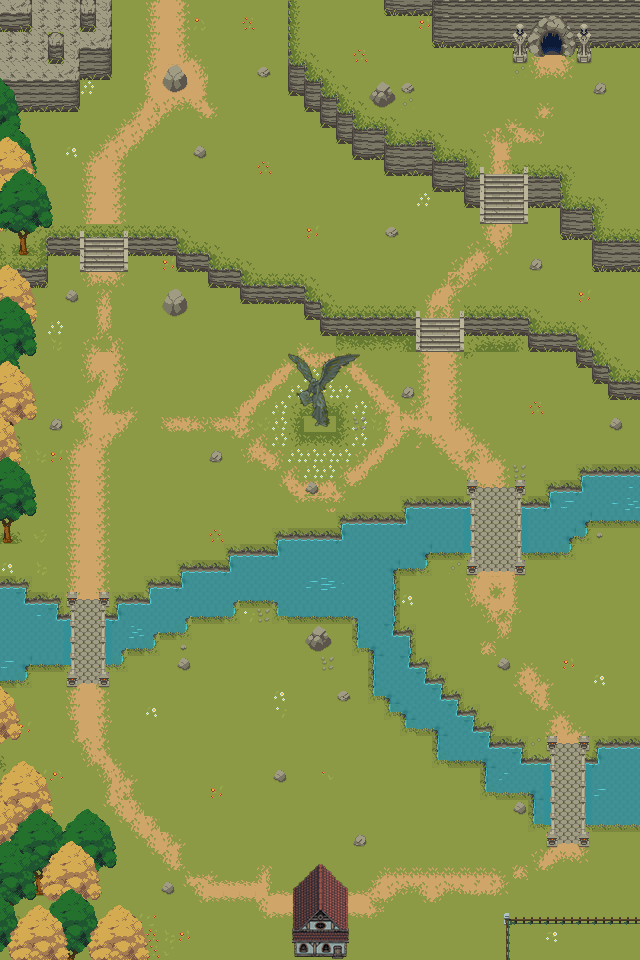

A 2D game scene composited from a Tiled map and its tileset images. What follows is a short description and the map's XML, with each tile layer's data collapsed to a summary:
An orthogonal 40x60 tile map with 16x16 px tiles, 22 tile layers (base, WaterUnderBridge, Water, object, ...), 2 hidden layers not drawn and 140 objects.

<map version="1.10" tiledversion="1.10.1" orientation="orthogonal" renderorder="left-up" width="40" height="60" tilewidth="16" tileheight="16" infinite="0" nextlayerid="66" nextobjectid="249">
 <editorsettings>
  <export target="GT101 Project map..tmx" format="tmx" />
 </editorsettings>
 <tileset firstgid="1" source="../tsx/tileset test.tsx" />
 <group id="43" name="map layout">
  <layer id="53" name="base" width="40" height="60">
   <properties>
    <property name="cost" type="int" value="1" />
   </properties>
   <data>[2400 cells, 2400 non-empty, 104 distinct tile ids]</data>
  </layer>
  <layer id="54" name="WaterUnderBridge" width="40" height="60">
   <properties>
    <property name="cost" type="int" value="10" />
   </properties>
   <data>[2400 cells, 26 non-empty, 3 distinct tile ids]</data>
  </layer>
  <layer id="55" name="Water" width="40" height="60" opacity="0.89">
   <properties>
    <property name="cost" type="int" value="5" />
   </properties>
   <data>[2400 cells, 245 non-empty, 22 distinct tile ids]</data>
  </layer>
  <layer id="14" name="object" width="40" height="60">
   <properties>
    <property name="cost" type="int" value="10" />
   </properties>
   <data>[2400 cells, 6 non-empty, 1 distinct tile ids]</data>
  </layer>
  <layer id="50" name="fence" width="40" height="60">
   <properties>
    <property name="cost" type="int" value="100" />
   </properties>
   <data>[2400 cells, 11 non-empty, 3 distinct tile ids]</data>
  </layer>
  <layer id="56" name="bridge" width="40" height="60">
   <properties>
    <property name="cost" type="int" value="0" />
   </properties>
   <data>[2400 cells, 63 non-empty, 9 distinct tile ids]</data>
  </layer>
  <layer id="42" name="bridge decorate" width="40" height="60">
   <properties>
    <property name="cost" type="int" value="10" />
   </properties>
   <data>[2400 cells, 6 non-empty, 1 distinct tile ids]</data>
  </layer>
  <layer id="57" name="higher level" width="40" height="60">
   <properties>
    <property name="cost" type="int" value="10" />
   </properties>
   <data>[2400 cells, 76 non-empty, 9 distinct tile ids]</data>
  </layer>
  <layer id="58" name="background tiles" width="40" height="60">
   <properties>
    <property name="cost" type="int" value="100" />
   </properties>
   <data>[2400 cells, 267 non-empty, 28 distinct tile ids]</data>
  </layer>
  <layer id="59" name="stairs" width="40" height="60">
   <properties>
    <property name="cost" type="int" value="0" />
   </properties>
   <data>[2400 cells, 30 non-empty, 9 distinct tile ids]</data>
  </layer>
  <layer id="60" name="rocks" width="40" height="60">
   <properties>
    <property name="cost" type="int" value="10" />
   </properties>
   <data>[2400 cells, 46 non-empty, 14 distinct tile ids]</data>
  </layer>
  <group id="31" name="Background objects">
   <layer id="61" name="cave" width="40" height="60">
    <properties>
     <property name="cost" type="int" value="0" />
    </properties>
    <data>[2400 cells, 13 non-empty, 11 distinct tile ids]</data>
   </layer>
   <group id="24" name="Trees">
    <layer id="17" name="Trees" width="40" height="60">
     <properties>
      <property name="cost" type="int" value="0" />
     </properties>
     <data>[2400 cells, 36 non-empty, 26 distinct tile ids]</data>
    </layer>
    <layer id="20" name="tree" width="40" height="60">
     <properties>
      <property name="cost" type="int" value="0" />
     </properties>
     <data>[2400 cells, 54 non-empty, 39 distinct tile ids]</data>
    </layer>
    <layer id="19" name="trees2" width="40" height="60">
     <properties>
      <property name="cost" type="int" value="0" />
     </properties>
     <data>[2400 cells, 19 non-empty, 19 distinct tile ids]</data>
    </layer>
    <layer id="23" name="tree" width="40" height="60">
     <properties>
      <property name="cost" type="int" value="0" />
     </properties>
     <data>[2400 cells, 58 non-empty, 41 distinct tile ids]</data>
    </layer>
    <layer id="27" name="tree" width="40" height="60">
     <properties>
      <property name="cost" type="int" value="0" />
     </properties>
     <data>[2400 cells, 49 non-empty, 34 distinct tile ids]</data>
    </layer>
    <layer id="25" name="tree" width="40" height="60">
     <properties>
      <property name="cost" type="int" value="0" />
     </properties>
     <data>[2400 cells, 58 non-empty, 48 distinct tile ids]</data>
    </layer>
    <layer id="26" name="tree" width="40" height="60">
     <properties>
      <property name="cost" type="int" value="0" />
     </properties>
     <data>[2400 cells, 23 non-empty, 15 distinct tile ids]</data>
    </layer>
    <layer id="29" name="tree" width="40" height="60">
     <properties>
      <property name="cost" type="int" value="0" />
     </properties>
     <data>[2400 cells, 21 non-empty, 21 distinct tile ids]</data>
    </layer>
    <layer id="28" name="tree" width="40" height="60">
     <properties>
      <property name="cost" type="int" value="0" />
     </properties>
     <data>[2400 cells, 32 non-empty, 16 distinct tile ids]</data>
    </layer>
   </group>
  </group>
  <layer id="64" name="Architecture" width="40" height="60">
   <properties>
    <property name="cost" type="int" value="0" />
   </properties>
   <data>[2400 cells, 40 non-empty, 40 distinct tile ids]</data>
  </layer>
 </group>
 <layer id="63" name="smoke base" width="40" height="60" visible="0">
  <properties>
   <property name="cost" type="int" value="0" />
  </properties>
  <data>[2400 cells, 2071 non-empty, 1 distinct tile ids]</data>
 </layer>
 <layer id="62" name="background smoke" width="40" height="60" visible="0" opacity="0.71">
  <properties>
   <property name="cost" type="int" value="0" />
  </properties>
  <data>[2400 cells, 245 non-empty, 1 distinct tile ids]</data>
 </layer>
 <objectgroup id="30" name="NoGo">
  <object id="52" x="32" y="80" width="48" height="32" />
  <object id="53" x="0" y="0" width="112" height="80" />
  <object id="54" x="384" y="0" width="256" height="16" />
  <object id="55" x="432" y="16" width="208" height="32" />
  <object id="59" x="512" y="48" width="80" height="16" />
  <object id="60" x="304" y="416" width="32" height="16" />
  <object id="62" x="304" y="864" width="32" height="16" />
  <object id="63" x="288" y="880" width="64" height="80" />
  <object id="81" x="496" y="912" width="144" height="48" />
  <object id="135" x="0" y="80" width="32" height="32" />
  <object id="139" x="0" y="112" width="16" height="432" />
  <object id="140" x="16" y="464" width="16" height="64" />
  <object id="141" x="16" y="368" width="16" height="64" />
  <object id="142" x="32" y="128" height="224" />
  <object id="143" x="48" y="176" height="112" />
  <object id="144" x="0" y="688" width="16" height="272" />
  <object id="145" x="32" y="720" height="16" />
  <object id="146" x="16" y="800" width="48" height="160" />
  <object id="147" x="80" y="800" width="16" height="16" />
  <object id="148" x="64" y="816" width="48" height="48" />
  <object id="149" x="64" y="864" width="32" height="96" />
  <object id="150" x="96" y="912" width="48" height="48" />
  <object id="151" x="112" y="896" width="16" height="16" />
  <object id="152" x="16" y="768" width="32" height="32" />
  <object id="153" x="16" y="752" width="16" height="16" />
  <object id="154" x="16" y="720" width="16" height="16" />
  <object id="156" x="16" y="128" width="16" height="224" />
  <object id="158" x="32" y="176" width="16" height="112" />
  </objectgroup>
 <objectgroup id="46" name="enemy spawns">
  <!-- 22 objects omitted --></objectgroup>
 <objectgroup id="35" name="player base">
  <!-- 5 objects omitted --></objectgroup>
 <objectgroup id="34" name="enemy base">
  <!-- 1 objects omitted --></objectgroup>
</map>
<!-- 112 of 140 objects omitted -->